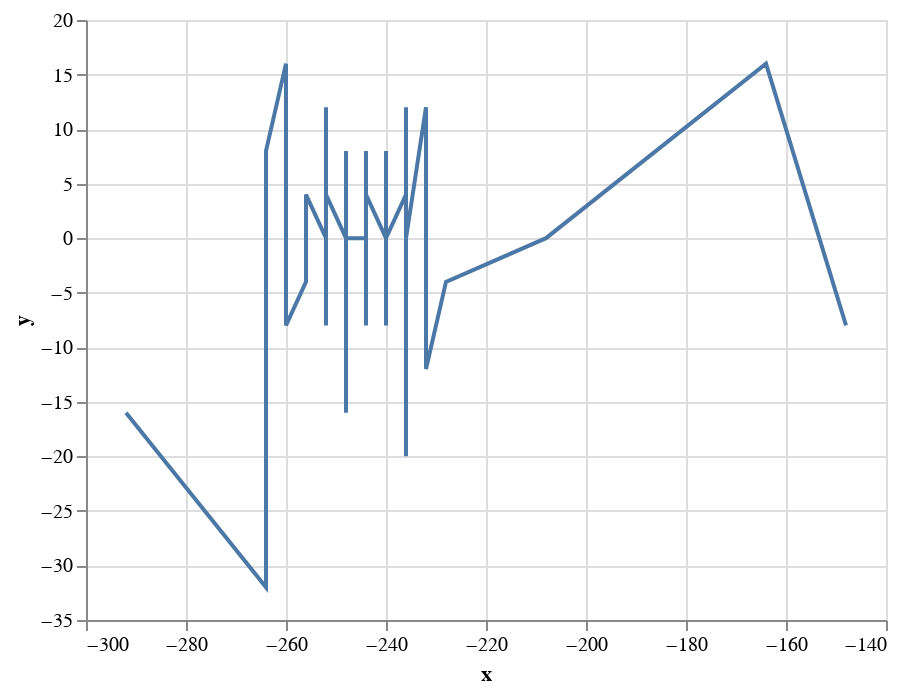

The notebook cell this image was saved under:
### Code cell
brush = alt.selection_interval()

alt.Chart(driver_door[['x','y','z']]).mark_line().encode(
    x='x',
    y='y',
).properties(
    selection=brush
)

### Figure 1 — Vega-Lite specification as saved in the notebook (floating-point values rounded to 4 significant figures; data arrays with more than 128 entries replaced by an {"elided": "..."} marker saying what was removed)
{"$schema": "https://vega.github.io/schema/vega-lite/v2.json", "config": {"view": {"height": 300, "width": 400}}, "data": {"values": {"elided": "4692 records"}}, "encoding": {"x": {"field": "x", "type": "quantitative"}, "y": {"field": "y", "type": "quantitative"}}, "mark": "line", "selection": {"selector008": {"encodings": ["x", "y"], "mark": {"fill": "#333", "fillOpacity": 0.125, "stroke": "white"}, "on": "[mousedown, window:mouseup] > window:mousemove!", "resolve": "global", "translate": "[mousedown, window:mouseup] > window:mousemove!", "type": "interval", "zoom": "wheel!"}}}
